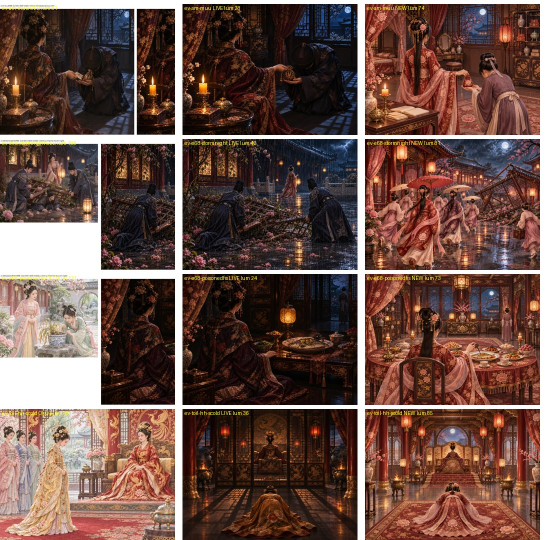
#> input picture dev/handover/reports/event-art-dark-fix/sample1-OLD-LIVE-NEW.jpg, 1100 x 1080 px (shown at 1/2 size); its folder holds only this picture in this run
$ python -i proc.py   (imports and definitions only)
#> lines starting #> are read from the running program, lines starting #| are printed output that depends on the picture
import sys,glob,os
import numpy as np
from PIL import Image
sys.path.insert(0,os.path.dirname(__file__))
def proc(src,dst):
#> called with dst = 'out.png'
    im=Image.open(src).convert('RGBA'); a=np.array(im)[:,:,3]>40
#> after `a = np.array(im)[:, :, 3] > 40`: a: shape (1080, 1100) bool; every value is 1
    ys=np.where(a.any(1))[0]; xs=np.where(a.any(0))[0]
#> after `ys = np.where(a.any(1))[0]`: ys = 1080 values from 0 to 1079
#> after `xs = np.where(a.any(0))[0]`: xs = 1100 values from 0 to 1099
    im=im.crop((xs[0],ys[0],xs[-1]+1,ys[-1]+1))
    r=900/im.height; im=im.resize((max(1,round(im.width*r)),900),Image.LANCZOS)
#> after `r = 900 / im.height`: r = 0.833
#> after `im = im.resize((max(1, round(im.width * r)), 900), Image.LANCZOS)`:
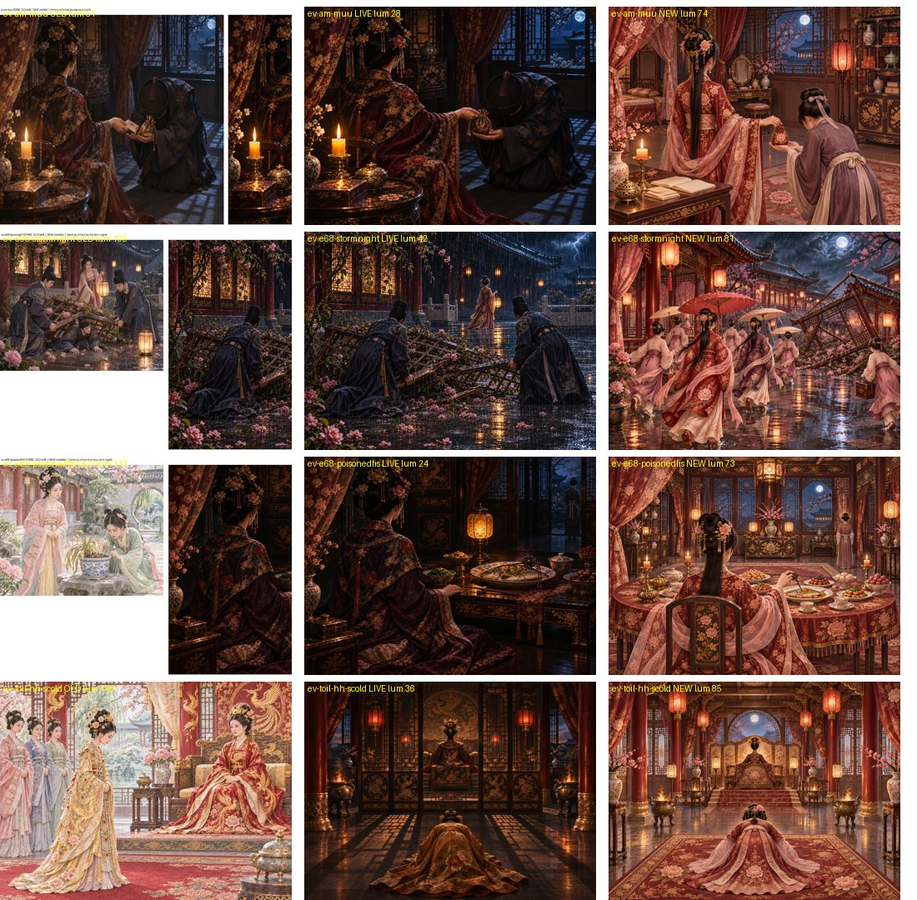
#> im: PIL image 917x900 RGBA; mean R, G, B, A 107, 79.6, 71.3, 255
    im.save(dst,'WEBP',quality=88,method=6)
# [3 lines not run here, left out]

>>> result = proc('../../event-art-dark-fix/sample1-OLD-LIVE-NEW.jpg', 'out.png')

$ run again, on dev/handover/reports/event-art-dark-fix/batchA-LIVE0-NEW.jpg
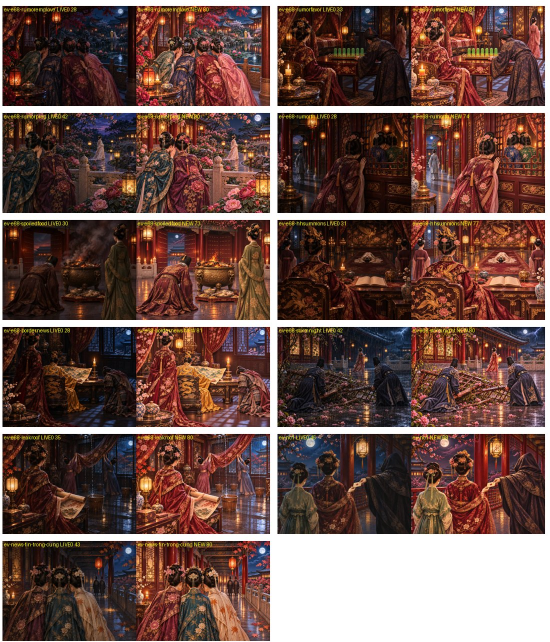
#> input picture dev/handover/reports/event-art-dark-fix/batchA-LIVE0-NEW.jpg, 1100 x 1284 px (shown at 1/2 size)
#> a: shape (1284, 1100) bool; every value is 1
#> ys = 1284 values from 0 to 1283
#> xs = 1100 values from 0 to 1099
#> in proc, `im = im.resize((max(1, round(im.width * r)), 900), Image.LANCZOS)`:
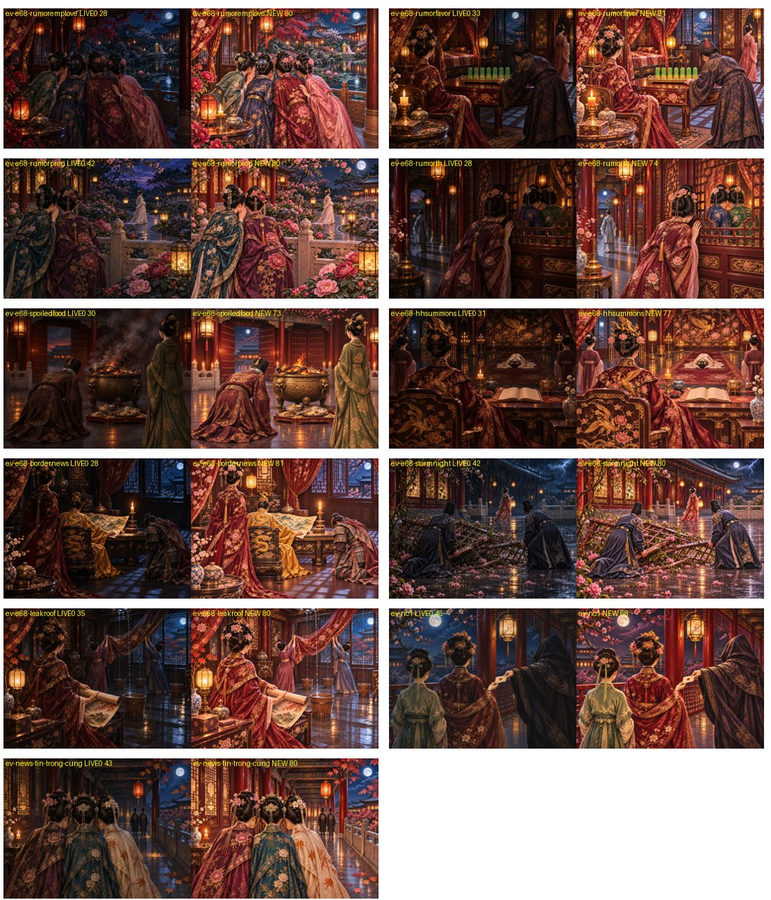
#> im: PIL image 771x900 RGBA; mean R, G, B, A 110.7, 82.1, 75.2, 255

$ run again, on dev/handover/reports/event-art-dark-fix/batchB-LIVE0-NEW.jpg
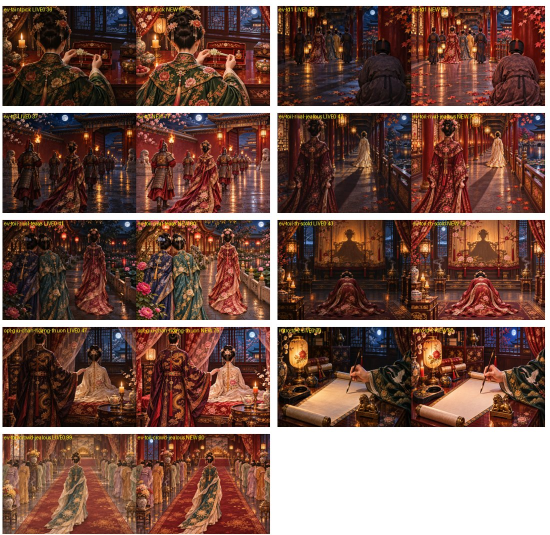
#> input picture dev/handover/reports/event-art-dark-fix/batchB-LIVE0-NEW.jpg, 1100 x 1070 px (shown at 1/2 size)
#> a: shape (1070, 1100) bool; every value is 1
#> ys = 1070 values from 0 to 1069
#> xs = 1100 values from 0 to 1099
#> in proc, `im = im.resize((max(1, round(im.width * r)), 900), Image.LANCZOS)`:
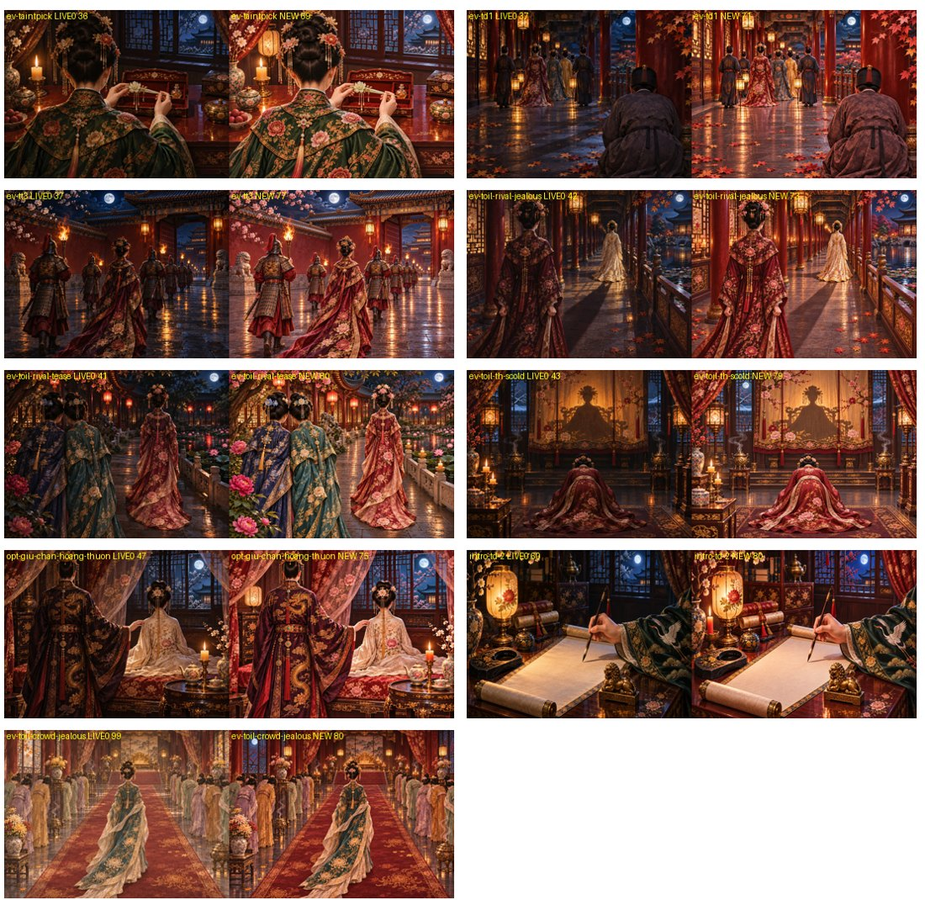
#> im: PIL image 925x900 RGBA; mean R, G, B, A 121.8, 89.3, 79.3, 255

$ run again, on dev/handover/reports/event-art-dark-fix/batchC-sad-LIVE-NEW.jpg
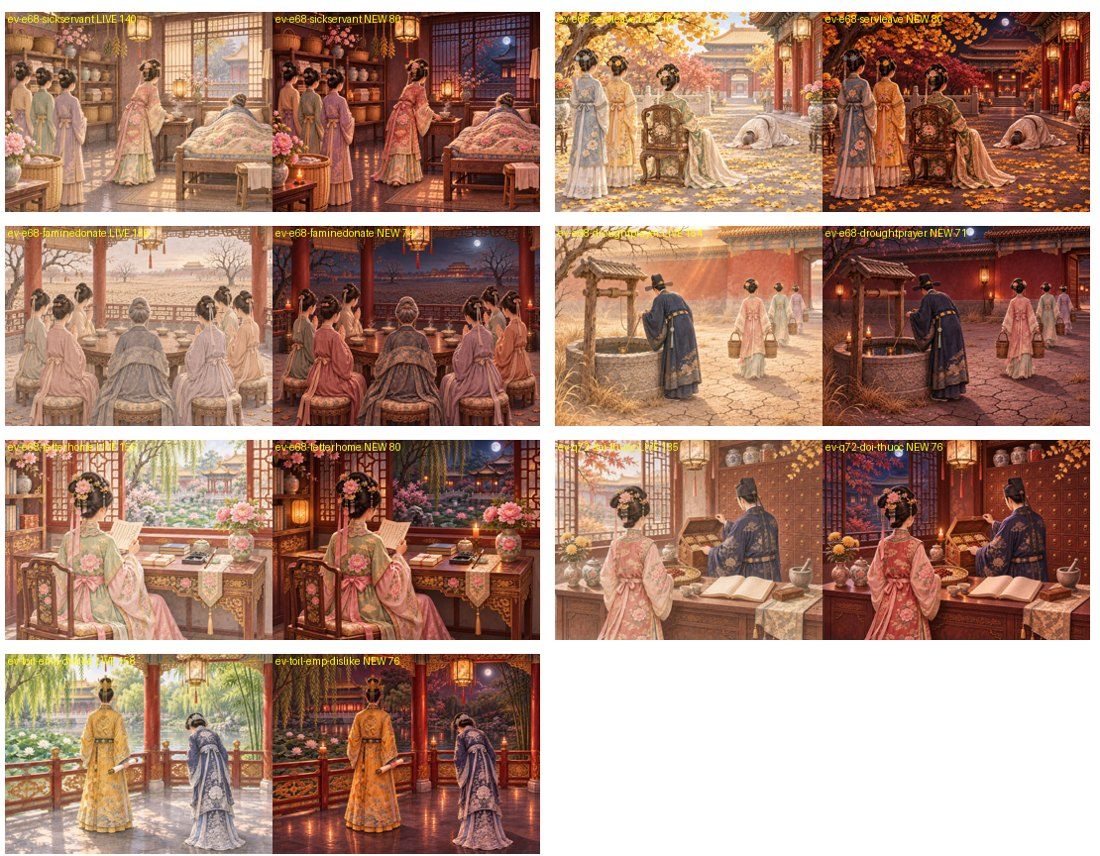
#> input picture dev/handover/reports/event-art-dark-fix/batchC-sad-LIVE-NEW.jpg, 1100 x 856 px
#> a: shape (856, 1100) bool; every value is 1
#> ys = 856 values from 0 to 855
#> xs = 1100 values from 0 to 1099
#> in proc, `im = im.resize((max(1, round(im.width * r)), 900), Image.LANCZOS)`:
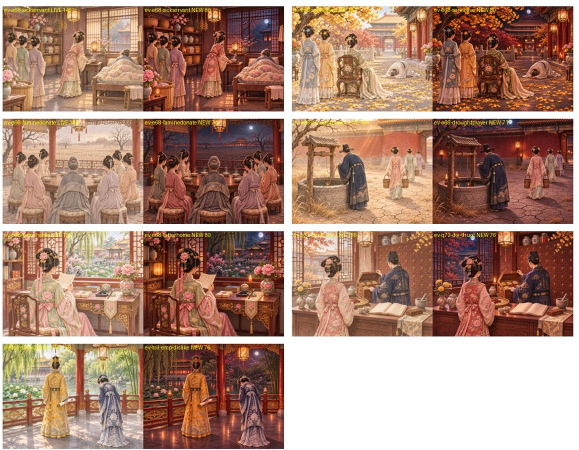
#> im: PIL image 1157x900 RGBA (shown at 1/2 size); mean R, G, B, A 170.5, 134.3, 117.3, 255
